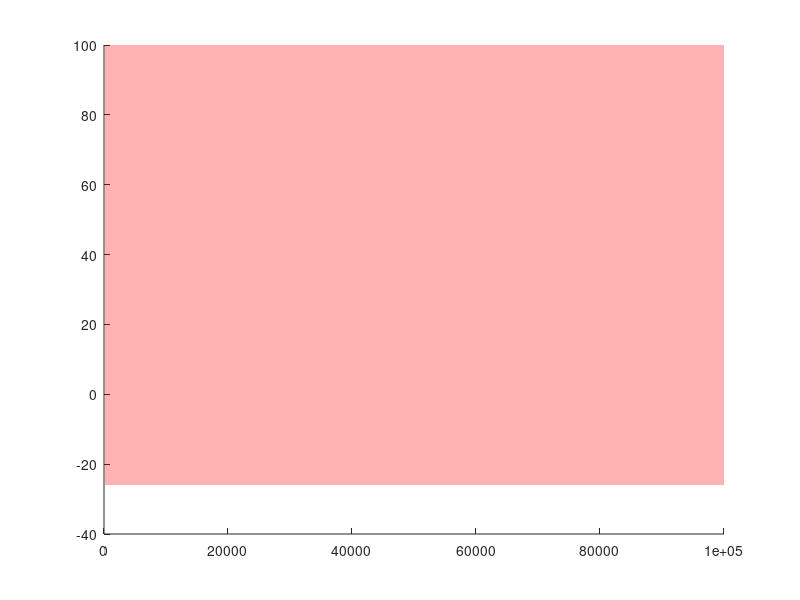

This figure's MATLAB source: (Note: this script raises an error after producing the figure.)
%% Progetto 1C - Link flessibile
%%
% Corradini, di Nuzzo, Frick, Ragazzini, Zappacosta
% Gruppo A

% x_dot=f(x,u,t)

% x_dot_1 = x_2;
% x_dot_2 = (-M g L sin (x1) - K (x_1 - x_3) - ro (x_2 - x_4)) / J
% x_dot_3 = x_4
% x_dot_4 = (K(x_1 - x_2) + ro (x_2 - x_4) + u) / I

% y = x_1

format compact;

%% Specifiche
%
% # Errore a regime nullo con ingresso $w = A sca(t)$
% # Margine di fase $\phi_m > 45^{\circ}$
% # Sovraelongazione percentuale massima $S_\% < 1 \%$
% # Tempo di assestamento all'1\% $T_{a1} = 0.8$ (opzionalmente $0.4$)
% # Abbattimento del rumore di 20 volte
% # Caratteristiche del rumore: $\omega_n > 200 rad/s, A_n = 0.05$
%

%% Definizione dei parametri del sistema

g = 9.81;
K = 3;
ro = 0.2;
L = 1;
I = 0.01;
J = 0.02;
M = 0.06;
h = 1;
T_a1 = 0.8;
T_a0 = 0.4;
W = 0.0872;
x_1_ref = pi/2;
x_2_ref = 0;
x_3_ref = M * g * L / K + x_1_ref;
x_4_ref = 0;
u_ref = M * g * L;
S_max = 0.01;
omega_n = 200;
A_n = 0.05;
B_n = 20;
B_n_dB = 20 * log(20) / log(10);
y_ref = pi/2;

%% Matrici linearizzate
A = [0      1       0       0;
    (-K/J)  (-ro/J) K/J   ro/J;
    0       0       0       1;
    K/I   ro/I  (-K/I) (-ro/I)];
B = [0; 0; 0; 1/I];
C = [1 0 0 0];
D = 0;

%% Definizione funzione di trasferimento

s=tf('s');
[N,D]=ss2tf(A,B,C,D);
G=tf(N,D);
zpk(G)

%% Definizione dell'intervallo di frequenze del diagramma di Bode
omega_plot_min=10^(-2);
omega_plot_max=10^5;

%% Diagramma di Bode del sistema in anello aperto
figure;
patch([omega_n,omega_plot_max,omega_plot_max,omega_n],[-B_n_dB,-B_n_dB,100,100],'red','FaceAlpha',0.3,'EdgeAlpha',0);
hold on; 
[Mag, phase, omega] = bode(G, {omega_plot_min, omega_plot_max});
margin(Mag, phase, omega); grid on;

%% Requisiti sul margine di fase
% Il requisito sulla sovraelongazione si traduce in un requisito sul
% margine di fase che è maggiore di quello specificato, quindi si prenderà 
% in considerazione solo questo.
xi = sqrt(log(S_max)^2/(pi^2+log(S_max)^2));
phi_m = xi * 100


%% Definizione del regolatore
%
% # Per avere errore a regime nullo è necessario che $L(s)$ abbia un polo
% nell'origine, ma $G(s)$ ne ha due che abbassano di molto la fase: 
% si progetta quindi $R(s)$ in modo che abbia uno zero nell'origine.
% # La fase è molto negativa, quindi si usa una rete anticipatrice
% $R_{lead}$ per alzare la fase a $\omega \approx 12.9$.
% # Si inserisce poi un polo a sei decadi dall'origine per garantire la
% fisica realizzabilità.
%
alpha_lead = 0.2;   
T_lead = 3e-2;
gain = 2.4e-3;
R_s = gain;
R_lead = (1  + T_lead * s) / (1 + alpha_lead * T_lead * s);
R_d = (s * 1e2 + 1) * R_lead /  (1 + 1e-6 * s);
R = R_s * R_d;
L_ = R * G;
zpk(R)
zpk(L_)
figure;
hold on;
patch([omega_n,omega_plot_max,omega_plot_max,omega_n],[-B_n_dB,-B_n_dB,100,100],'red','FaceAlpha',0.3,'EdgeAlpha',0);
[Mag, phase, omega] = bode(L_, {omega_plot_min, omega_plot_max});
margin(Mag, phase, omega);  
grid on;

%% Risposta in frequenza del sistema in anello chiuso con regolatore
% Il sistema rispetta sia le specifiche sulla sovraelongazione sia quelle
% sul tempo di assestamento all'1%.
F = L_ / (1 + L_);
figure;
hold on;
step(F);
figure;
[Mag, phase, omega] = bode(L_, {omega_plot_min, omega_plot_max});
margin(Mag, phase, omega);  
grid on;

%open('Simul1C.slx')